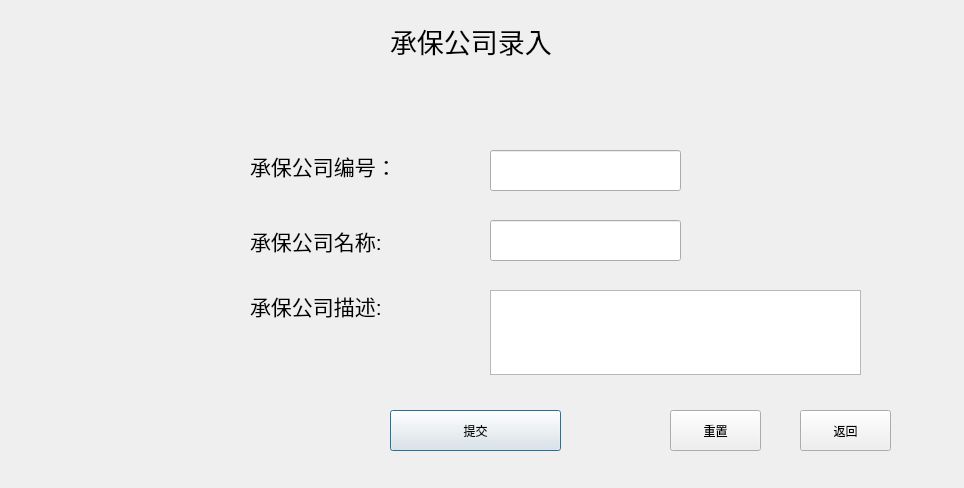
<?xml version="1.0" encoding="UTF-8"?>
<ui version="4.0">
 <class>IncInsertDialog</class>
 <widget class="QDialog" name="IncInsertDialog">
  <property name="geometry">
   <rect>
    <x>0</x>
    <y>0</y>
    <width>964</width>
    <height>488</height>
   </rect>
  </property>
  <property name="windowTitle">
   <string>Dialog</string>
  </property>
  <widget class="QLabel" name="label_2">
   <property name="geometry">
    <rect>
     <x>250</x>
     <y>150</y>
     <width>181</width>
     <height>31</height>
    </rect>
   </property>
   <property name="font">
    <font>
     <pointsize>16</pointsize>
    </font>
   </property>
   <property name="text">
    <string>承保公司编号：</string>
   </property>
  </widget>
  <widget class="QLabel" name="label_11">
   <property name="geometry">
    <rect>
     <x>250</x>
     <y>220</y>
     <width>181</width>
     <height>41</height>
    </rect>
   </property>
   <property name="font">
    <font>
     <pointsize>16</pointsize>
    </font>
   </property>
   <property name="text">
    <string>承保公司名称:</string>
   </property>
  </widget>
  <widget class="QLineEdit" name="Insert_NumberEdit">
   <property name="geometry">
    <rect>
     <x>490</x>
     <y>150</y>
     <width>191</width>
     <height>41</height>
    </rect>
   </property>
  </widget>
  <widget class="QPushButton" name="Insert_Commit">
   <property name="geometry">
    <rect>
     <x>390</x>
     <y>410</y>
     <width>171</width>
     <height>41</height>
    </rect>
   </property>
   <property name="text">
    <string>提交</string>
   </property>
   <property name="default">
    <bool>true</bool>
   </property>
  </widget>
  <widget class="QLabel" name="label_10">
   <property name="geometry">
    <rect>
     <x>390</x>
     <y>20</y>
     <width>201</width>
     <height>41</height>
    </rect>
   </property>
   <property name="font">
    <font>
     <pointsize>20</pointsize>
    </font>
   </property>
   <property name="text">
    <string>承保公司录入</string>
   </property>
  </widget>
  <widget class="QLabel" name="label_3">
   <property name="geometry">
    <rect>
     <x>250</x>
     <y>290</y>
     <width>181</width>
     <height>31</height>
    </rect>
   </property>
   <property name="font">
    <font>
     <pointsize>16</pointsize>
    </font>
   </property>
   <property name="text">
    <string>承保公司描述:</string>
   </property>
  </widget>
  <widget class="QPushButton" name="Insert_Reset">
   <property name="geometry">
    <rect>
     <x>670</x>
     <y>410</y>
     <width>91</width>
     <height>41</height>
    </rect>
   </property>
   <property name="text">
    <string>重置</string>
   </property>
  </widget>
  <widget class="QPushButton" name="Insert_Return">
   <property name="geometry">
    <rect>
     <x>800</x>
     <y>410</y>
     <width>91</width>
     <height>41</height>
    </rect>
   </property>
   <property name="text">
    <string>返回</string>
   </property>
  </widget>
  <widget class="QLineEdit" name="Insert_NameEdit">
   <property name="geometry">
    <rect>
     <x>490</x>
     <y>220</y>
     <width>191</width>
     <height>41</height>
    </rect>
   </property>
  </widget>
  <widget class="QTextEdit" name="Insert_DescriptionEdit">
   <property name="geometry">
    <rect>
     <x>490</x>
     <y>290</y>
     <width>371</width>
     <height>85</height>
    </rect>
   </property>
  </widget>
 </widget>
 <resources/>
 <connections/>
</ui>
